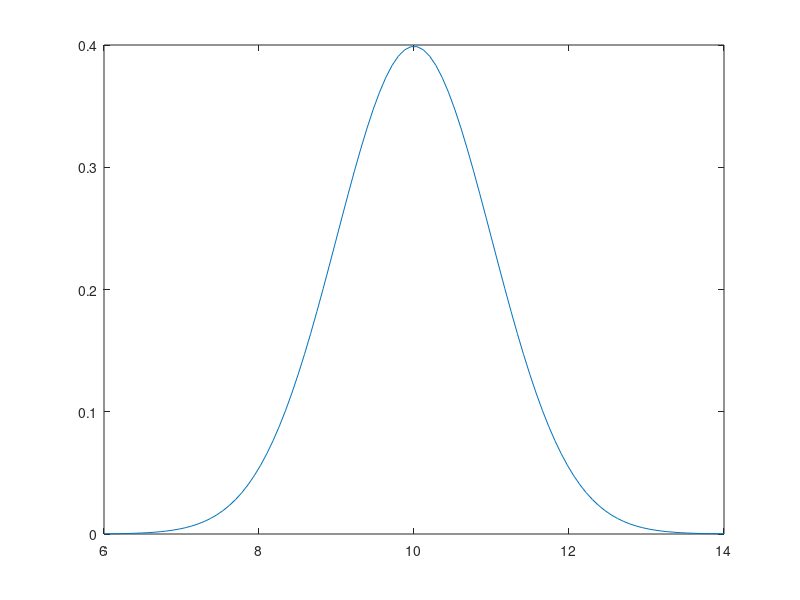

Recreate this plot in MATLAB. (Note: this script raises an error after producing the figure.)
clc
clear all
close all

%%% statistical simulation of generalized product capability %%%

% 1 simulate effect of converting from IT dist to PCSL & dim and back

mu = 10;
sigma = 1;
pd = makedist('Normal', 'mu', mu, 'sigma', sigma);

plotInitialDist = 1
if (plotInitialDist)
    x = linspace(6,14,100);
    xpdf = pdf(pd, x);

    figure()
    plot(x,xpdf)
end

% create N number from the normal dist
N = 1000;
%rng('default'); % for reproducibility

ITvals = icdf(pd, rand(N,1))

%histfit(ITvals)

dimension = 100;
dimensions = ones(N,1)*dimension;
tolerenceWidths = Utilities.dimAndITGradeToTol(dimensions, ITvals);

figure()
histfit(tolerenceWidths)

ITvals_2 = Utilities.dimAndTolToITGrade(dimensions, tolerenceWidths);

[ITvals, dimensions, tolerenceWidths, ITvals-ITvals_2]

%r = normrnd(10,1,10,1)

%% 

clc
clear all
close all

c_pk = 5/3; % 1.6667
target = 100; % mm  (m)

sample_size = 3; 
sample_sets = 3;

ITG_mean = 10;
ITG_std = 1;

pd = makedist('Normal', 'mu', ITG_mean, 'sigma', ITG_std);

ITG = icdf(pd, rand(sample_sets,1));
C_a = 0.2;

% C_a = 1 - |mu - m| / d
% C_a * d = d - |mu - m|
% d - C_a * d = mu - m   // release abs
% mu = d - C_a * d + m

tolerenceWidth = Utilities.dimAndITGradeToTol(target, ITG);
d = tolerenceWidth/2; % half specification width

mu = (1-C_a) * d + target;

sigma = (d - abs(mu - target) ) /(3*c_pk);


for i = 1:length(mu)
    pd(i) = makedist('Normal', 'mu', mu(i), 'sigma', sigma(i));
end

%rng('default');

runs = 100;
h = waitbar(0,'Running montecarlo simulation')

k_coef =1:3:99;

for i= 1:runs
    for j = 1:sample_sets  
        
        samples(:,j) = icdf(pd(j), rand(sample_size,1));

        sample_std(j) = std(samples(:,j));
        sample_mean(j) = mean(samples(:,j));
        sample_meanshift(j) = target - sample_mean(j);
        sample_PCSL(j) = Utilities.meanshiftAndStdAndCpkToPCSL(sample_meanshift(j),sample_std(j),c_pk);

        ITvals_3(j) = Utilities.dimAndTolToITGrade(target,sample_PCSL(j)*2);
    end

    %[sample_std' , sample_meanshift', sample_tol', ITvals_3']

    sets_mean(i) = mean(ITvals_3);
    sets_std(i) = std(ITvals_3);
    
    prod = makedist('Normal', 'mu', sets_mean(i), 'sigma', sets_std(i));
    
    
    for k = 1:length(k_coef)
        CL(i,k) = icdf(prod, k_coef(k)/100);
    end
   
    waitbar(i/runs)
end
close(h)

for i = 1:length(k_coef)
    [low(i),mid(i),upp(i),wid(i)] = Utilities.ConfidenceLimit(CL(:,i));
end

figure ()
hold on
plot(low,k_coef,'r')
plot(mid,k_coef,'b')
plot(upp,k_coef,'r')



